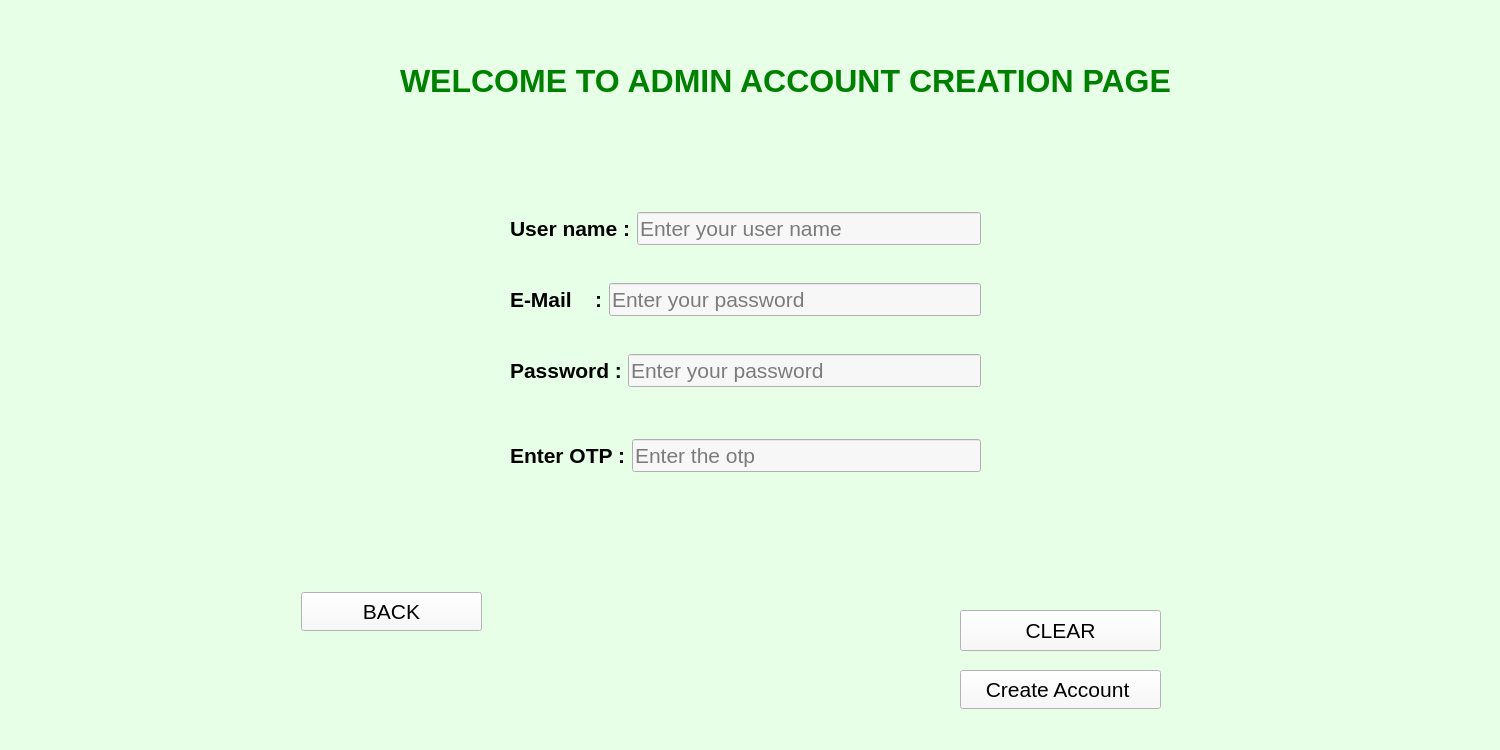
<?xml version="1.0" encoding="UTF-8"?>
<ui version="4.0">
 <class>Form</class>
 <widget class="QWidget" name="Form">
  <property name="geometry">
   <rect>
    <x>0</x>
    <y>0</y>
    <width>1500</width>
    <height>750</height>
   </rect>
  </property>
  <property name="windowTitle">
   <string>Account_creation</string>
  </property>
  <property name="styleSheet">
   <string notr="true">background-color:rgb(230, 255, 230)</string>
  </property>
  <widget class="QPushButton" name="create__acc">
   <property name="geometry">
    <rect>
     <x>960</x>
     <y>670</y>
     <width>201</width>
     <height>39</height>
    </rect>
   </property>
   <property name="font">
    <font>
     <pointsize>16</pointsize>
     <italic>false</italic>
     <bold>false</bold>
    </font>
   </property>
   <property name="styleSheet">
    <string notr="true">background-color:rgb(249, 249, 249)</string>
   </property>
   <property name="text">
    <string>Create Account </string>
   </property>
  </widget>
  <widget class="QLabel" name="label">
   <property name="geometry">
    <rect>
     <x>400</x>
     <y>50</y>
     <width>781</width>
     <height>61</height>
    </rect>
   </property>
   <property name="font">
    <font>
     <pointsize>24</pointsize>
     <italic>false</italic>
     <bold>true</bold>
    </font>
   </property>
   <property name="styleSheet">
    <string notr="true">QLabel{
color:green
}</string>
   </property>
   <property name="text">
    <string>WELCOME TO ADMIN ACCOUNT CREATION PAGE</string>
   </property>
  </widget>
  <widget class="QWidget" name="layoutWidget">
   <property name="geometry">
    <rect>
     <x>510</x>
     <y>430</y>
     <width>471</width>
     <height>51</height>
    </rect>
   </property>
   <layout class="QHBoxLayout" name="horizontalLayout_4">
    <item>
     <widget class="QLabel" name="label_5">
      <property name="font">
       <font>
        <pointsize>16</pointsize>
        <italic>false</italic>
        <bold>true</bold>
       </font>
      </property>
      <property name="text">
       <string>Enter OTP :</string>
      </property>
     </widget>
    </item>
    <item>
     <widget class="QLineEdit" name="otp">
      <property name="font">
       <font>
        <pointsize>16</pointsize>
        <italic>false</italic>
       </font>
      </property>
      <property name="styleSheet">
       <string notr="true">background-color:rgb(247, 247, 247)</string>
      </property>
      <property name="text">
       <string/>
      </property>
      <property name="placeholderText">
       <string>Enter the otp</string>
      </property>
     </widget>
    </item>
   </layout>
  </widget>
  <widget class="QWidget" name="layoutWidget">
   <property name="geometry">
    <rect>
     <x>510</x>
     <y>180</y>
     <width>471</width>
     <height>241</height>
    </rect>
   </property>
   <layout class="QVBoxLayout" name="verticalLayout">
    <item>
     <layout class="QHBoxLayout" name="horizontalLayout_2">
      <item>
       <widget class="QLabel" name="label_2">
        <property name="font">
         <font>
          <pointsize>16</pointsize>
          <italic>false</italic>
          <bold>true</bold>
         </font>
        </property>
        <property name="styleSheet">
         <string notr="true"/>
        </property>
        <property name="text">
         <string>User name :</string>
        </property>
       </widget>
      </item>
      <item>
       <widget class="QLineEdit" name="username">
        <property name="font">
         <font>
          <pointsize>16</pointsize>
          <italic>false</italic>
         </font>
        </property>
        <property name="styleSheet">
         <string notr="true">background-color:rgb(247, 247, 247)</string>
        </property>
        <property name="text">
         <string/>
        </property>
        <property name="placeholderText">
         <string>Enter your user name</string>
        </property>
       </widget>
      </item>
     </layout>
    </item>
    <item>
     <layout class="QHBoxLayout" name="horizontalLayout_3">
      <item>
       <widget class="QLabel" name="label_3">
        <property name="font">
         <font>
          <pointsize>16</pointsize>
          <italic>false</italic>
          <bold>true</bold>
         </font>
        </property>
        <property name="text">
         <string>E-Mail    :</string>
        </property>
       </widget>
      </item>
      <item>
       <widget class="QLineEdit" name="mail">
        <property name="font">
         <font>
          <pointsize>16</pointsize>
          <italic>false</italic>
         </font>
        </property>
        <property name="styleSheet">
         <string notr="true">background-color:rgb(247, 247, 247)</string>
        </property>
        <property name="text">
         <string/>
        </property>
        <property name="echoMode">
         <enum>QLineEdit::Normal</enum>
        </property>
        <property name="placeholderText">
         <string>Enter your password</string>
        </property>
        <property name="cursorMoveStyle">
         <enum>Qt::VisualMoveStyle</enum>
        </property>
       </widget>
      </item>
     </layout>
    </item>
    <item>
     <layout class="QHBoxLayout" name="horizontalLayout">
      <item>
       <widget class="QLabel" name="label_4">
        <property name="font">
         <font>
          <pointsize>16</pointsize>
          <italic>false</italic>
          <bold>true</bold>
         </font>
        </property>
        <property name="text">
         <string>Password :</string>
        </property>
       </widget>
      </item>
      <item>
       <widget class="QLineEdit" name="password_p">
        <property name="font">
         <font>
          <pointsize>16</pointsize>
          <italic>false</italic>
         </font>
        </property>
        <property name="styleSheet">
         <string notr="true">background-color:rgb(247, 247, 247)</string>
        </property>
        <property name="text">
         <string/>
        </property>
        <property name="echoMode">
         <enum>QLineEdit::PasswordEchoOnEdit</enum>
        </property>
        <property name="placeholderText">
         <string>Enter your password</string>
        </property>
        <property name="cursorMoveStyle">
         <enum>Qt::VisualMoveStyle</enum>
        </property>
       </widget>
      </item>
     </layout>
    </item>
   </layout>
  </widget>
  <widget class="QPushButton" name="BACK">
   <property name="geometry">
    <rect>
     <x>301</x>
     <y>592</y>
     <width>181</width>
     <height>39</height>
    </rect>
   </property>
   <property name="font">
    <font>
     <pointsize>16</pointsize>
     <italic>false</italic>
     <bold>false</bold>
    </font>
   </property>
   <property name="styleSheet">
    <string notr="true">background-color:rgb(249, 249, 249)</string>
   </property>
   <property name="text">
    <string>BACK</string>
   </property>
  </widget>
  <widget class="QLabel" name="label_result">
   <property name="geometry">
    <rect>
     <x>420</x>
     <y>520</y>
     <width>781</width>
     <height>51</height>
    </rect>
   </property>
   <property name="font">
    <font>
     <pointsize>20</pointsize>
     <italic>false</italic>
    </font>
   </property>
   <property name="styleSheet">
    <string notr="true">QLabel{
color:purple
}</string>
   </property>
   <property name="text">
    <string/>
   </property>
  </widget>
  <widget class="QWidget" name="layoutWidget">
   <property name="geometry">
    <rect>
     <x>1020</x>
     <y>180</y>
     <width>281</width>
     <height>301</height>
    </rect>
   </property>
   <layout class="QVBoxLayout" name="verticalLayout_2">
    <item>
     <widget class="QLabel" name="usename">
      <property name="font">
       <font>
        <pointsize>16</pointsize>
        <italic>false</italic>
       </font>
      </property>
      <property name="styleSheet">
       <string notr="true">QLabel{
color:red
}</string>
      </property>
      <property name="text">
       <string/>
      </property>
     </widget>
    </item>
    <item>
     <widget class="QLabel" name="email_label">
      <property name="font">
       <font>
        <pointsize>16</pointsize>
        <italic>false</italic>
       </font>
      </property>
      <property name="styleSheet">
       <string notr="true">QLabel{
color:red
}</string>
      </property>
      <property name="text">
       <string/>
      </property>
     </widget>
    </item>
    <item>
     <widget class="QLabel" name="password_label">
      <property name="font">
       <font>
        <pointsize>16</pointsize>
        <italic>false</italic>
       </font>
      </property>
      <property name="styleSheet">
       <string notr="true">QLabel{
color:red
}</string>
      </property>
      <property name="text">
       <string/>
      </property>
     </widget>
    </item>
    <item>
     <widget class="QLabel" name="otp_label">
      <property name="font">
       <font>
        <pointsize>16</pointsize>
        <italic>false</italic>
       </font>
      </property>
      <property name="styleSheet">
       <string notr="true">QLabel{
color:red
}</string>
      </property>
      <property name="text">
       <string/>
      </property>
     </widget>
    </item>
   </layout>
  </widget>
  <widget class="QPushButton" name="clear">
   <property name="geometry">
    <rect>
     <x>960</x>
     <y>610</y>
     <width>201</width>
     <height>41</height>
    </rect>
   </property>
   <property name="font">
    <font>
     <pointsize>16</pointsize>
     <italic>false</italic>
     <bold>false</bold>
    </font>
   </property>
   <property name="styleSheet">
    <string notr="true">background-color:rgb(249, 249, 249)</string>
   </property>
   <property name="text">
    <string>CLEAR</string>
   </property>
  </widget>
 </widget>
 <resources/>
 <connections/>
</ui>
